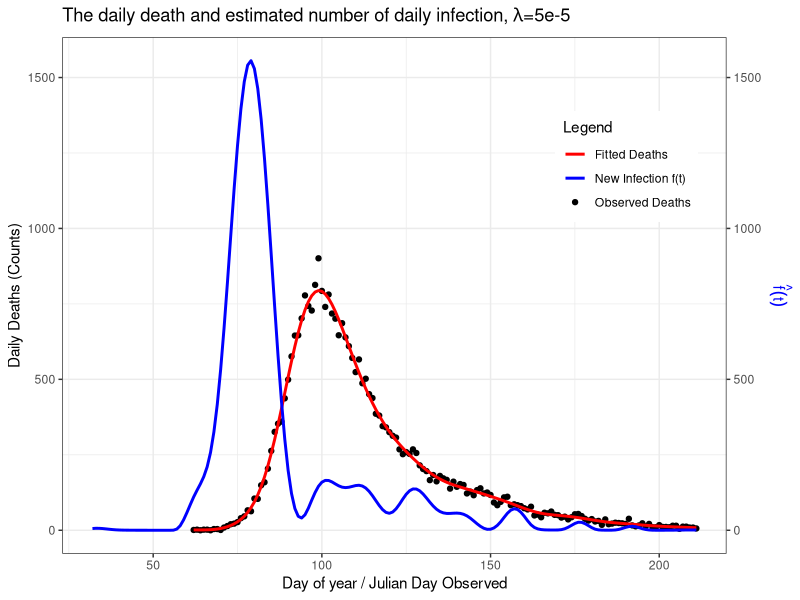
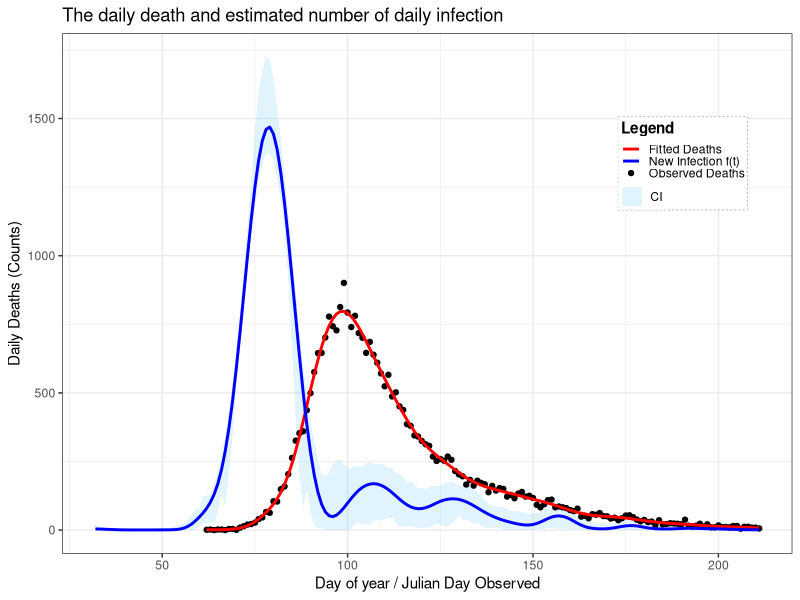

Write R code to recreate these figures, in order.
start <- Sys.time()
##=============== PROJECT 3 - EXTENDED STATISTICAL PROGRAMMING =================

# Group 12 
# Aseel Alghamdi : S2901228
# Fenanda Dwitha Kurniasari : S2744048
# Nurmawiya : S2822251

# Aseel     : Make function to contruct X, X tilde, and S (make_matrice)
#             Make objective function and its derivative
# Fenanda   : Bootstrap Uncertainty, 
#             Make final plot
#             Revise and put comment on code
# Nurmawiya : Preliminary Sanity Check with initial lambda, making plot
#             Fit the model using BFGS
#             Revise and put comment on code

# Repository Link
# https://github.com/fenandadwithak/Team12/tree/main/Proj3

# ==============================================================================
##                                  OUTLINE
# ==============================================================================
## What you get:
## (1) 
## (2) 
## (3) 
## (4) 
## (5)
## (6)


##===================== Data Preparation & Load library ========================
library(splines) #load library splines
library(ggplot2)

df <- read.table("engcov.txt", header = TRUE) # import datasets
y <- df$nhs; t <- df$julian
n <- length(y) # define total observation 
d <- 1:80; edur <- 3.151; sdur <- .469
pd <- dlnorm(d, edur, sdur) # density (PDF) function of death
pd <- pd / sum(pd) # probability of death

##==================== (1) Construct X, Xtilde, and S ==========================
make_matrices <- function(t, K=80) {
  # Function to construct matrices (Xtilde, X, S) required for predicting 
  #  number of new infections occuring on day t which expressed by an infection 
  #  rate function f(t)
  
  # Input/Arguments :(1) t, a vector of day since 2020. In this dataset, we use 
  #                      julian
  #                  (2) K, number of basis function, set to 80
  #                      larger K gives a more flexible/wigglier basis
  #
  # Output/Return   :(1) Xtilde, a model matrix (spline basis) to predict f(t) 
  #                      f(t) = b1(t)β1 + b2(t)β2 + ... + bk(t)βk
  #                      row : days; colomn : B-spline basis function
  #                  (2) X, model matrix for the expected death count (the 
  #                      observed outcome), after convolution with Xtilde and 
  #                      π(j)/probability func. for days from infection to death 
  #                  (3) S, penalised matrix. Matrix defining which aspect of β
  #                      are penalised
  
  # Construct X_tilde
  # Define a sequence starting from the first day of death recorded minus 30
  # (min(t)-30) because for the earliest records, deaths might be caused by the
  # infection happened around 30 days ago, until maximum day observed (max(t))
  # for as many as K+4 evenly spaced, so there will be a sequence of 84 numbers
  
  # Define Knots
  internal_knots <- seq(min(t)-30, max(t), length.out = K-2)
  range_knot = internal_knots[3]-internal_knots[2]
  before_knots = internal_knots[1] - 3:1*range_knot
  after_knots = internal_knots[length(internal_knots)] + 1:3*range_knot
  full_knots = c(before_knots, internal_knots, after_knots)
  
  Xtilde <- splineDesign(knots=full_knots, 
                         x=(min(t)-30):max(t), 
                         ord=4, # cubic splines
                         outer.ok= TRUE)#construct matrix X-tilde using 
                                        #splineDesign with 84 knots as defined 
                                        #before starting from min(t)-30 until 
                                        #max(t) with order of the spline = 4
  
  # Construct X
  X <- matrix(0, nrow=length(t), ncol=ncol(Xtilde)) # initialize matrix to store
  #for every value in length(t) = 150
  # Execute for each observation of time (1:150)
  for (i in 1:length(t)) {
    j_max <- min(80, 29 + i) ## define upper bound for summation
    for (j in 1:j_max) { ## calculate for each days until death 
      # fill corresponding cells with corresponding element X_tilde and prob 
      # death time function
      X[i,] <- X[i,] + Xtilde[30 + i - j,] * pd[j] 
    }
  }
  
  # Construct S (Penalised Matrix)
  S <- crossprod(diff(diag(ncol(X)), diff=2))
  
  list(Xtilde=Xtilde, X=X, S=S) ## return the output into a list 
}##make_matrices

mats <- make_matrices(t) #
X <- mats$X ## X
S <- mats$S ## S
Xtilde <- mats$Xtilde ## X tilde

##============= (2) Function Penalised NLL and its Objective Func. =============

# In this part, we define objective function to be optimised. For this case, 
# it's already given that f(t) has possion GLM distribution

# First, we know that (log likehood funct of poisson) formula for poisson 
#        l = ∑[yi.log(μi)−μi−log(yi!)]
#        where  μ = Xβ
#        Also, we drop log(yi!) as it does not depends on parameter
#   
# NLL = ∑(Xβ−y⋅log(Xβ))[Negative loglikelihood function]
#       where β=exp(γ) (imposed for positivity)
# Then, the penalty is applied to β (control smoothness of the function), 
#       P = 0.5λβ'Sβ

# Penalised NLL = NLL + P

# Objective Function
pen_nll <- function(gamma, X, y, S, lambda, weight=1) {
  # Function to compute penalised negative log likehood
  # Input/Argument : (1) Gamma : K-vector of spline coefficients
  #                  (2) y : the deaths on day of the year ti
  #                  (3) S : penalised matrix
  #                  (4) lambda : smoothing parameter
  #                  (5) weight : weight for bootstraping sampled data
  #                      adjusted for more general use in this case
  
  # Output/Return  : single numeric value of pen_nll
  beta <- exp(gamma) # β = exp(γ)
  mu <- as.vector(X %*% beta) # μ = Xβ
  ll <- sum(weight*(y * log(mu) - mu)) # likelihood funct of possion dist
  penalty <- 0.5 * lambda * t(beta) %*% (S %*% beta) # penalty
  return(-ll + penalty)
}##pen_nll


# Define Gradient vector of Objective Function/ its derivative vector 
pen_grad <- function(gamma, X, y, S, lambda, weight=1) {
  # Function to compute derivative vector
  # Input/Argument : (1) Gamma : K-vector of spline coefficients
  #                  (2) y : the deaths on day of the year ti
  #                  (3) S : penalised matrix
  #                  (4) lambda : smoothing parameter
  #                  (5) weight : weight for bootstraping sampled data
  #                      adjusted for more general use in this case
  
  
  beta <- exp(gamma) # β = exp(γ)
  mu <- as.vector(X %*% beta) # μ = Xβ
  F <- t(X) %*% (weight*(y / mu - 1)) # ∂li/∂γj; or F =  diag(yi/µi−1).X.diag(β) 
  grad_ll <- -F * beta # total derivative for all data
  grad_pen <- lambda * (beta * (S %*% beta)) # total gradient for penalty 
  return(as.vector(grad_ll + grad_pen))
}

# Checking the derivative (From SP Notes pg 74)
K <- 80
fd <- gamma0 <- rep(0, K)       # start from all zeros
lambda <- 5e-5
pen_nll0 <- pen_nll(gamma0, X, y, S, lambda) 
eps <- 1e-7
for (i in 1:length(gamma0)) {
  gamma1 <- gamma0; gamma1[i] <- eps
  pen_nll1 <- pen_nll(gamma1,X,y,S,lambda)
  fd[i] <- (pen_nll1 - pen_nll0)/eps
}
fd; pen_grad(gamma0, X, y, S, lambda) ## already same
range(fd - pen_grad(gamma0, X, y, S, lambda)) ## apx zero

##================ (3) Fit the model using BFGS optimization ===================
gamma0 <- rep(0, K)       # start from all zeros
lambda <- 5e-5            # smoothing strength: larger -> smoother fitted curve

# Use BFGS (a standard quasi-Newton optimizer) to minimize the objective
fit <- optim(
  par     = gamma0,                 # initial gamma
  fn      = pen_nll,                # objective function
  gr      = pen_grad,               # analytic gradient
  method  = "BFGS",                 # efficient for smooth problems
  control = list(maxit = 1000),     # cap iterations
  X=X, y=y, S=S, lambda=lambda
)

beta_hat <- exp(fit$par) # estimated spline coefficients (K-vector)
mu_hat <- as.vector(X %*% beta_hat)

deaths_df <- data.frame(day = t, deaths = y, fitted = mu_hat)
infect_df <- data.frame(day = (min(t)-30):max(t), f_hat = as.vector(Xtilde %*% beta_hat))

# Combined Plot
windows()
ggplot() +
  geom_point(data = deaths_df, aes(x = day, y = deaths, color = "Observed Deaths"), size=1.5) +
  geom_line(data = deaths_df, aes(x = day, y = fitted, color = "Fitted Deaths"), size=1) +
  geom_line(data = infect_df, aes(x = day, y = f_hat, color = "New Infection f(t)"), size = 1) +
  labs(
    x = "Day of year / Julian Day Observed",
    y = "Daily Deaths (Counts)",
    title = expression(paste("The daily death and estimated number of daily infection, ", lambda, "=5e-5")),
    color = "Legend"
  ) +
  scale_color_manual(
    values = c(
      "Observed Deaths" = "black",
      "Fitted Deaths" = "red",
      "New Infection f(t)" = "blue"
    )) +
  theme_bw() +
  theme(
    axis.title.y.left = element_text(color="black"),
    axis.title.y.right = element_text(color="blue"),
    legend.position = c(0.85, 0.75)
  ) +
  scale_y_continuous(sec.axis = sec_axis(~., name = expression(hat(f)(t))))



##================ (4) Fit the model using BFGS optimization ===================
lambdas <- exp(seq(-13, -7, length=50))
BIC_vals <- numeric(length(lambdas))
best_fit <- NULL

for (i in seq_along(lambdas)) {
  fit <- optim(par=gamma0, fn=pen_nll, gr=pen_grad, method="BFGS",
               X=X, y=y, S=S, lambda=lambdas[i], control=list(maxit=1000))
  beta_hat <- exp(fit$par)
  mu_hat <- as.vector(X %*% beta_hat)
  W <- diag(as.vector(y / mu_hat^2))
  H0 <- t(X) %*% W %*% X
  H_lambda <- H0 + lambdas[i] * S
  EDF <- sum(diag(solve(H_lambda, H0)))
  ll <- sum(y * log(mu_hat) - mu_hat)
  BIC_vals[i] <- -2 * ll + log(length(y)) * EDF
  if (is.null(best_fit) || BIC_vals[i] < min(BIC_vals[1:i])) best_fit <- fit
}

best_lambda <- lambdas[which.min(BIC_vals)]
cat("Best lambda:", best_lambda, "\n")

##=============== (5) Non Parametric Bootstrap Uncertainty =====================
# Initialize number of replicate sample
n_bootstrap <- 200 

# Initialize matrix to store bootstrap replicates
mat_boots <- matrix(NA, nrow=nrow(mats$Xtilde), ncol=n_bootstrap)

for (b in 1:n_bootstrap) {
  wb <- tabulate(sample(n, replace=TRUE), n)
  fit_b <- optim(rep(0, ncol(X)), 
                 pen_nll, gr=pen_grad, 
                 method="BFGS",
                 y=y, X=X, S=S, 
                 lambda=best_lambda, 
                 weight=wb, 
                 control=list(maxit=1000))
  beta_b <- exp(fit_b$par)
  mat_boots[,b] <- mats$Xtilde %*% beta_b ## estimate number of new infection
}

##=====================(6) Final Plot===========================================

# Estimate the daily new infection rate f(t) with its 95% confidence limits
infect = data.frame(time_ft=(min(t)-30):max(t), 
                    mean_ft=rowMeans(mat_boots), #estimated mean of f(t)
                    sd_ft=apply(mat_boots,1,sd), #estimated sd of f(t)
                    
                    # apply is used for calculate quantile per row/observed days
                    lb_ft=t(apply(mat_boots,1, #lower bound, take the first row
                              function(x) quantile(x,c(0.025,0.975))))[,1],
                    ub_ft=t(apply(mat_boots,1, #upper bound, take the second row
                              function(x) quantile(x,c(0.025,0.975))))[,2]
                    )

# Estimate death and observed death
beta_hat <- exp(best_fit$par) # 
mu_hat <- as.vector(X %*% beta_hat) # mean deaths per day (from based fit model)
deaths <- data.frame(day = t, deaths = y, model_fit = mu_hat)

# Final Plot (Bootstrap)
ggplot() +
  ## Add 95% CI to plot
  geom_ribbon(
    data = infect,
    aes(x = time_ft, ymin = lb_ft, ymax = ub_ft, fill = "CI")
  ) +
  ## Add point represents death recorded from nhs data
  geom_point(
    data = deaths,
    aes(x = day, y = deaths, color = "Observed Deaths"),
    size = 1.5
  ) +
  ## Add line represents estimated death
  geom_line(
    data = deaths,
    aes(x = day, y = mu_hat, color = "Fitted Deaths"),
    size = 1
  ) +
  ## Add line represents estimated f(t) based on 200 replicates data
  geom_line(
    data = infect,
    aes(x = time_ft, y = mean_ft, color = "New Infection f(t)"),
    size = 1
  ) +
  ## Add label
  labs(
    x = "Day of year / Julian Day Observed",
    y = "Daily Deaths (Counts)",
    title = "The daily death and estimated number of daily infection",
    color = "Legend",
    fill = "Legend"
  ) +
  ## Add legend for line and points
  scale_color_manual(
    values = c(
      "Observed Deaths" = "black",
      "Fitted Deaths" = "red",
      "New Infection f(t)" = "blue"
    ),
    guide = "legend"
  ) +
  ## Add legend for CI
  scale_fill_manual(
    values = c("CI" = rgb(0.53, 0.81, 0.98, 0.25)),
    guide = "legend"
  ) +
  guides(
    color = guide_legend(
      title = "Legend",
      order = 1,
      override.aes = list(fill = NA)
    ),
    fill = guide_legend(
      title = NULL, ## no titles for CI's legend
      order = 1,
      override.aes = list(
        linetype = 0,
        shape = 22,
        size = 5,
        color = NA,
        fill = rgb(0.53, 0.81, 0.98, 0.25)
      )
    )
  ) +
  theme_bw() +
  # Adjust position
  theme(
    legend.position = c(0.85, 0.75),
    legend.background = element_rect(fill = alpha("white", 0.7), color = NA),
    legend.box.background = element_rect(color = "gray70", linetype = "dotted"),
    legend.title = element_text(face = "bold"),
    legend.key.height = unit(0.4, "lines"),
    legend.key.width  = unit(1, "lines"),
    legend.spacing.y  = unit(0.05, "lines"),
    legend.margin = margin(2, 2, 2, 2)
  )





end <- Sys.time()
end-start
